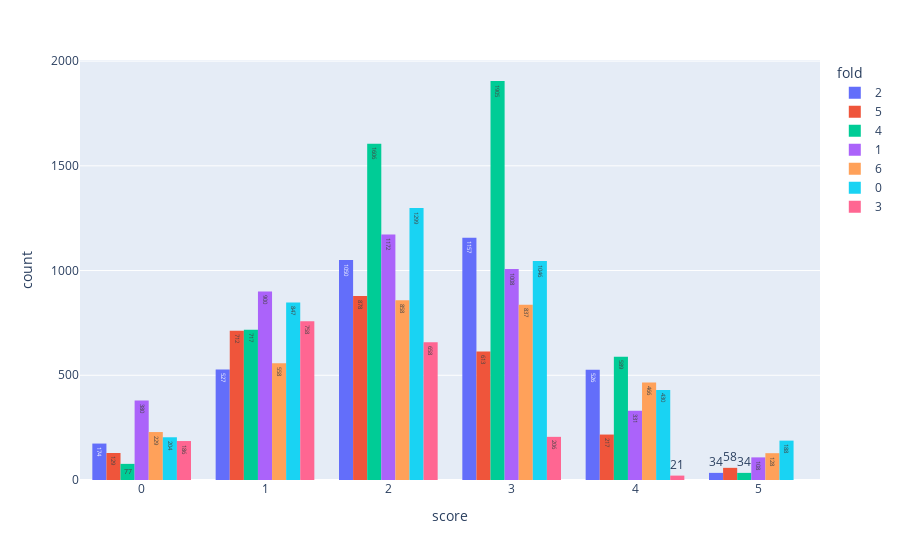

This figure's notebook cell:
### Code cell
px.histogram(train_df, x="score", color="fold", text_auto=True, barmode="group")

### Figure 1 — Plotly figure (JSON) as saved in the notebook; plotly's stock layout.template omitted (floating-point values rounded to 4 significant figures; data arrays with more than 128 entries replaced by an {"elided": "..."} marker saying what was removed)
{"data": [{"alignmentgroup": "True", "bingroup": "x", "hovertemplate": "fold=2<br>score=%{x}<br>count=%{y}<extra></extra>", "legendgroup": "2", "marker": {"color": "#636efa", "pattern": {"shape": ""}}, "name": "2", "offsetgroup": "2", "orientation": "v", "showlegend": true, "texttemplate": "%{value}", "type": "histogram", "x": {"elided": "3468 int values"}, "xaxis": "x", "yaxis": "y"}, {"alignmentgroup": "True", "bingroup": "x", "hovertemplate": "fold=5<br>score=%{x}<br>count=%{y}<extra></extra>", "legendgroup": "5", "marker": {"color": "#EF553B", "pattern": {"shape": ""}}, "name": "5", "offsetgroup": "5", "orientation": "v", "showlegend": true, "texttemplate": "%{value}", "type": "histogram", "x": {"elided": "2607 int values"}, "xaxis": "x", "yaxis": "y"}, {"alignmentgroup": "True", "bingroup": "x", "hovertemplate": "fold=4<br>score=%{x}<br>count=%{y}<extra></extra>", "legendgroup": "4", "marker": {"color": "#00cc96", "pattern": {"shape": ""}}, "name": "4", "offsetgroup": "4", "orientation": "v", "showlegend": true, "texttemplate": "%{value}", "type": "histogram", "x": {"elided": "4928 int values"}, "xaxis": "x", "yaxis": "y"}, {"alignmentgroup": "True", "bingroup": "x", "hovertemplate": "fold=1<br>score=%{x}<br>count=%{y}<extra></extra>", "legendgroup": "1", "marker": {"color": "#ab63fa", "pattern": {"shape": ""}}, "name": "1", "offsetgroup": "1", "orientation": "v", "showlegend": true, "texttemplate": "%{value}", "type": "histogram", "x": {"elided": "3899 int values"}, "xaxis": "x", "yaxis": "y"}, {"alignmentgroup": "True", "bingroup": "x", "hovertemplate": "fold=6<br>score=%{x}<br>count=%{y}<extra></extra>", "legendgroup": "6", "marker": {"color": "#FFA15A", "pattern": {"shape": ""}}, "name": "6", "offsetgroup": "6", "orientation": "v", "showlegend": true, "texttemplate": "%{value}", "type": "histogram", "x": {"elided": "3076 int values"}, "xaxis": "x", "yaxis": "y"}, {"alignmentgroup": "True", "bingroup": "x", "hovertemplate": "fold=0<br>score=%{x}<br>count=%{y}<extra></extra>", "legendgroup": "0", "marker": {"color": "#19d3f3", "pattern": {"shape": ""}}, "name": "0", "offsetgroup": "0", "orientation": "v", "showlegend": true, "texttemplate": "%{value}", "type": "histogram", "x": {"elided": "4014 int values"}, "xaxis": "x", "yaxis": "y"}, {"alignmentgroup": "True", "bingroup": "x", "hovertemplate": "fold=3<br>score=%{x}<br>count=%{y}<extra></extra>", "legendgroup": "3", "marker": {"color": "#FF6692", "pattern": {"shape": ""}}, "name": "3", "offsetgroup": "3", "orientation": "v", "showlegend": true, "texttemplate": "%{value}", "type": "histogram", "x": {"elided": "1829 int values"}, "xaxis": "x", "yaxis": "y"}], "layout": {"barmode": "group", "legend": {"title": {"text": "fold"}, "tracegroupgap": 0}, "margin": {"t": 60}, "xaxis": {"anchor": "y", "domain": [0, 1], "title": {"text": "score"}}, "yaxis": {"anchor": "x", "domain": [0, 1], "title": {"text": "count"}}}}
